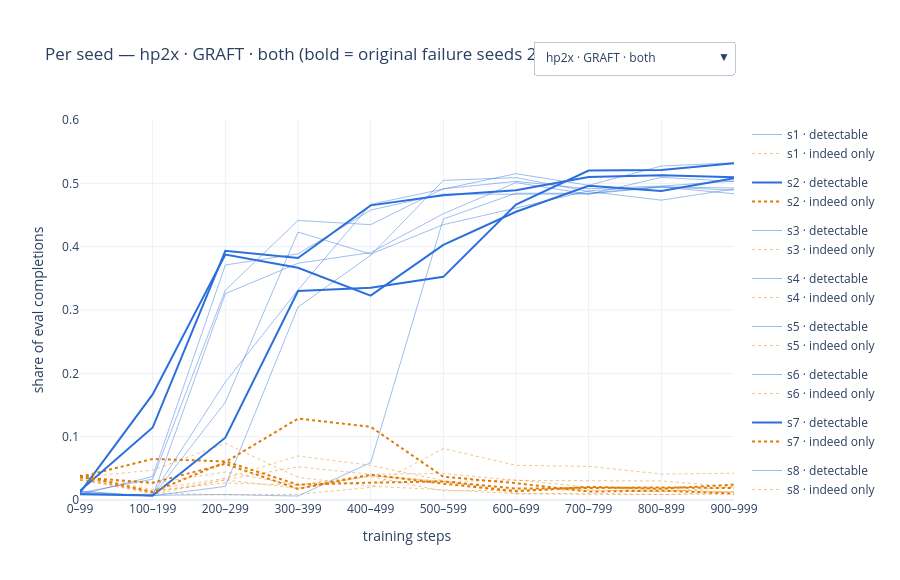

Here is the notebook cell this chart was saved with:
### Markdown cell above
### 1b. Per-seed explorer

Pick a condition / arm / mode from the dropdown; each seed is one line (solid = detectable, dotted = indeed only). Click a legend entry to hide it, double-click to isolate one seed.

### Code cell
VIEWS = [(c, a, m) for c in ["hp2x", "orig"] for a, m in [("GRAFT", "both"), ("GRAFT", "retain_only"), ("dn", "both")]]
seeds = sorted(stages.seed.unique())
fig = go.Figure(); vis = []
for vi, (c, a, m) in enumerate(VIEWS):
    d = stages[(stages.cond == c) & (stages.arm == a) & (stages["mode"] == m)]
    for s in seeds:
        ds = d[d.seed == s]
        for met, dash in [("det", "solid"), ("ind_only", "dot")]:
            fig.add_trace(go.Scatter(x=ds.stage_label, y=ds[met], mode="lines", name=f"s{s} · {LABEL[met]}",
                                     legendgroup=f"s{s}", visible=(vi == 0),
                                     line=dict(color=COL[met], dash=dash, width=2 if s in (2, 7, 10) else 1),
                                     opacity=1.0 if s in (2, 7, 10) else 0.45,
                                     hovertemplate=f"seed {s} · {LABEL[met]}<br>steps %{{x}}: %{{y:.3f}}<extra></extra>"))
            vis.append(vi)
buttons = [dict(label=f"{LABEL[c]} · {a} · {m}", method="update",
                args=[{"visible": [v == vi for v in vis]}, {"title": f"Per seed — {LABEL[c]} · {a} · {m} (bold = original failure seeds 2, 7, 10)"}])
           for vi, (c, a, m) in enumerate(VIEWS)]
fig.update_layout(updatemenus=[dict(buttons=buttons, x=1.0, y=1.12, xanchor="right", yanchor="bottom")], height=580, margin=dict(t=120), template="plotly_white",
                  title=f"Per seed — {LABEL[VIEWS[0][0]]} · {VIEWS[0][1]} · {VIEWS[0][2]} (bold = original failure seeds 2, 7, 10)",
                  yaxis=dict(range=[0, 0.6], title="share of eval completions"), xaxis=dict(title="training steps"))
fig.write_html(os.path.join(FIG_DIR, "objqa_hp2x_per_seed.html"), include_plotlyjs="cdn")
fig
